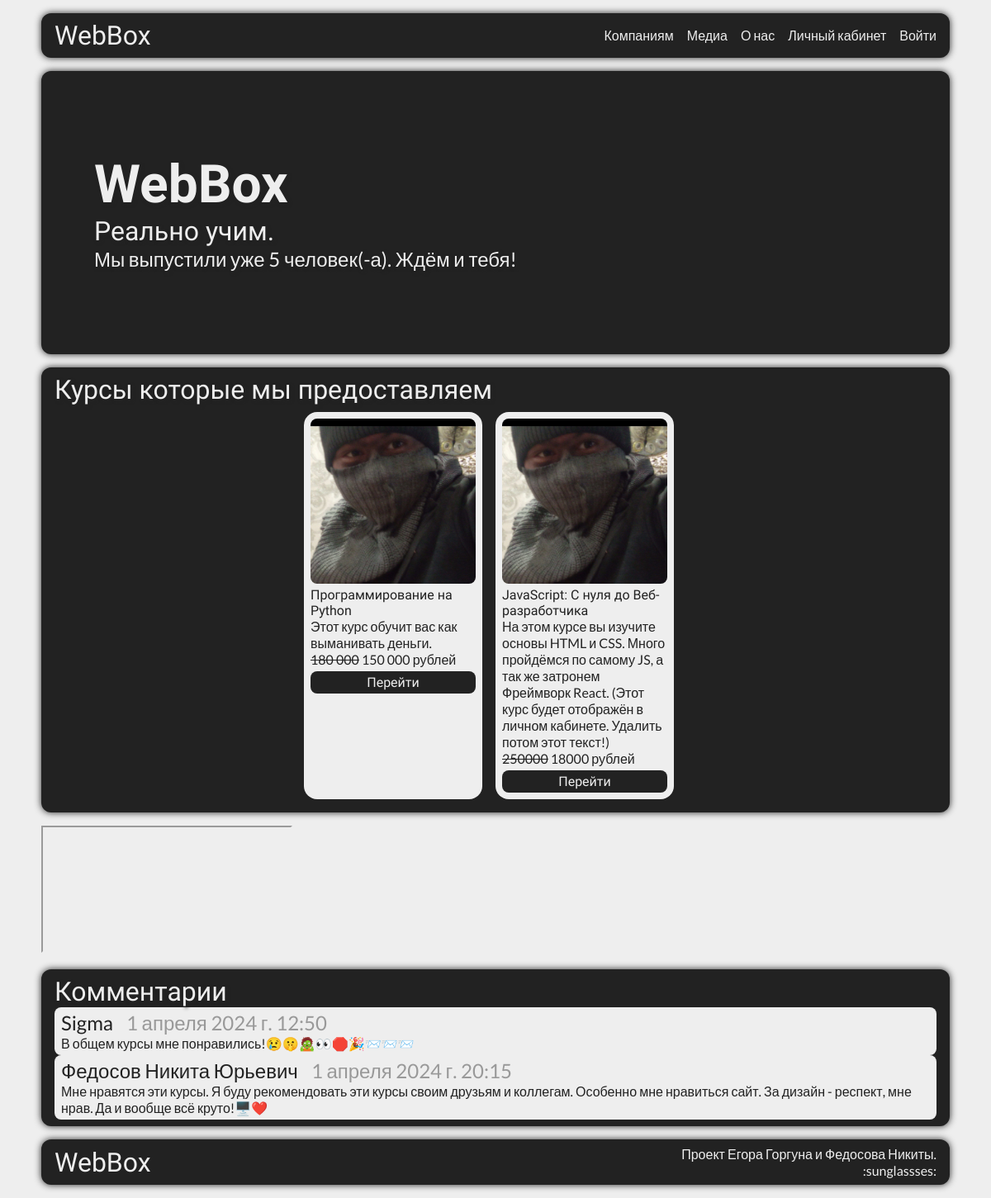
The page / on the database its author committed.
### main/models.py (models this page shows, shortened)
class Course(models.Model):
    title = models.CharField(max_length=255, verbose_name="Название курса")
    description = models.TextField(verbose_name="Описание курса")
    created_at = models.DateTimeField(auto_now_add=True, verbose_name="Дата создания курса")
    updated_at = models.DateTimeField(auto_now=True, verbose_name="Дата обновления курса")
    picture_preview = models.CharField(max_length=255, help_text='Эта картинка отображается на главной странице в карточкке курса. Значение - путь к картинке на сервере от папки static', default="webbox/img/placeholders/my_friend.jpg", verbose_name="Картинка курса (маленькая)")
    picture = models.CharField(max_length=255, help_text='Большая картинка. Значение - путь к картинке на сервере от папки static', default="webbox/img/placeholders/my_friend.jpg", verbose_name="Картинка курса (средняя)")
    is_published  = models.BooleanField(default=True, verbose_name="Публикация курса")
    short_name = models.CharField(max_length=20, default="none", verbose_name="Сокращенное название курса")
    price=models.CharField(max_length=255, default="none рублей", verbose_name="Цена курса с указанием единиц", help_text="Можно использовать html")
    clear_price=models.BigIntegerField(default=0, verbose_name="Цена (только число)")
    long_description = models.TextField(default="nn", help_text="Полное описание курса. Отображается на странице курса", verbose_name="Описание курса")
    themes = models.ManyToManyField(Theme, verbose_name="Темы курса")
    class Meta:
        verbose_name = 'Курс'
        verbose_name_plural = 'Курсы'

### account/models.py (models this page shows, shortened)
class Comment(models.Model):
    name = models.CharField(max_length=80, verbose_name='Имя')
    email = models.EmailField(verbose_name='Электронная почта')
    body = models.TextField(default='Текст комментария', unique=True, verbose_name='Текст комментария')
    created_on = models.DateTimeField(auto_now_add=True, verbose_name='Дата создания комментария')
    active = models.BooleanField(default=False, verbose_name='Публикация комментария')
    class Meta:
        ordering = ['created_on']
        verbose_name = 'коментарий'
        verbose_name_plural = 'коментарии'

### webbox/views.py (the view)
# urls.py: path('', views.indexView, name='index'),
def indexView(request):
    comments = Comment.objects.all()
    if request.method == 'POST':
        error={}
        form = Filter(request.POST)
        if form.is_valid():
            cd = form.cleaned_data
            if not cd['price_from']: cd['price_from'] = 0
            if not cd['price_to']: cd['price_to'] = 1000000000000000000000000000000000
            else: cd['price_to']=cd['price_to']+1
            courses_list = Course.objects.all().filter(title__icontains=cd['field_search'], clear_price__gt=cd['price_from'], clear_price__lt=cd['price_to'] )
            if not courses_list:
                courses_list = Course.objects.all().filter(description__icontains=cd['field_search'], clear_price__gt=cd['price_from'], clear_price__lt=cd['price_to'] )
                if not courses_list: courses_list = Course.objects.all().filter(price__icontains=cd['field_search'], clear_price__gt=cd['price_from'], clear_price__lt=cd['price_to'] )
    else:
        form = Filter()
        courses_list = Course.objects.all()
    len_users = len(UserCourses.objects.all())
    return render(request, 'webbox/index.html', {'courses_list':courses_list, 'comments': comments, 'form': form, 'len_users': len_users})

### main/templates/webbox/index.html (shortened to what this page needs)
{% load static %}
<!DOCTYPE html>
<html lang="en">
<head>
    <link rel="stylesheet" href="static/webbox/css/index.css">
</head>
<body>
    <div class="wrapper">
        <header class="header">
            <div class="header__logo">
                <p>WebBox</p>
            </div>
            <div class="header__nav">
                <nav>
                    <ul>
                        <li><a href="">Компаниям</a></li>
                        <li><a href="">Медиа</a></li>
                        <li><a href="#about">О нас</a></li>
                        <li><a href='/u'>Личный кабинет</a></li>
                        {% if user.is_authenticated %}
                            <li><a href='/u'>Личный кабинет</a></li>
                            <li><a href='/a/u'>Выйти</a></li>
                        {% else %}
                        <li><a href='/a'>Войти</a></li>
                        {% endif %}
                    </ul>
                </nav>
            </div>
        </header>
        <main>
            <section class="hero">
                <h1>WebBox</h1>
                <h2>Реально учим.</h2>
                <p>Мы выпустили уже {{len_users}} человек(-а). Ждём и тебя!</p>
            </section>
            <section class="courses">
                <h3>Курсы которые мы предоставляем</h3>
                <ul class="courses__list">
                    {% if courses_list %}
                        {% for cousre in courses_list %}
                            {% if cousre.is_published %}
                                <li class="courses__card">
                                    <img class="courses__card_img" src="{% static cousre.picture_preview %}" width="200" height="200"/>
                                    <div class="courses__card_text">
                                        <h4>{{cousre.title}}</h4>
                                        <p>{{cousre.description}}</p>
                                        <p>{{cousre.price | safe }}</p>
                                        <a href="/c/{{cousre.short_name}}">Перейти</a>
                                    </div>
                                </li>
                                {% endif%}
                            {% endfor %}
                        {% else %}
                            <p>Курсов удолетворяющим условиям поиска не найдено! :(</p>
                        {% endif %}
                </ul>
            </section>
            <section>
                <div class="wrapper"><iframe src='/a/comment' id="commentForm"></iframe></div>
            </section>
            <section class="comments">
                <h3>Комментарии</h3>
                {% for comment in comments %}
                    {%if comment.active%}
                        <div class="comments__comment">
                            <div class="comments__comment_info">
                                <p>{{ comment.name }}</p>
                                <p>{{ comment.created_on }}</p>
                            </div>
                            <p>{{ comment.body | linebreaks }}</p>
                        </div>
                    {% endif %}
                {% endfor %}
            </section>
        </main>
        <footer class="footer">
            <h5>WebBox</h5>
            <p>Проект Егора Горгуна и Федосова Никиты.<br>:sunglassses:</p>
        </footer>
    </div>
</body>
</html>

### main/static/webbox/css/index.css (style rules this page uses)
:root { --background-color: #eee; --accent: #999; --black: #222; --accent-color: green; }
* { margin: 0; padding: 0; }
body { background-color: var(--background-color); }
a { text-decoration: none; }
.wrapper { max-width: 1100px; margin: 0 auto; }
.header { display: flex; justify-content: space-between; align-items: center; background-color: var(--black); box-shadow: 0px 0px 8px var(--black); margin: 16px 0; padding: 8px 16px; border-radius: 12px; }
.header__logo p { color: var(--background-color); font-family: 'Dela Gothic One', sans-serif; font-size: 32px; }
.header__nav ul { display: flex; gap: 16px; list-style: none; }
.header__nav a { color: var(--background-color); font-family: 'Lato', sans-serif; font-size: 16px; transition: color 100ms; }
.hero { display: flex; flex-direction: column; justify-content: center; background-color: var(--black); background-size: 100% auto; box-shadow: 0px 0px 8px var(--black); margin: 16px 0; padding: 100px 64px; border-radius: 12px; }
.hero h1 { color: var(--background-color); font-family: 'Dela Gothic One', sans-serif; text-shadow: var(--black) 2px 2px 4px; font-size: 64px; }
.hero h2 { color: var(--background-color); font-family: 'Dela Gothic One', sans-serif; text-shadow: var(--black) 2px 2px 4px; font-size: 32px; font-weight: 100; }
.hero p { color: var(--background-color); font-family: 'Lato', sans-serif; text-shadow: var(--black) 2px 2px 4px; font-size: 24px; }
.courses { background-color: var(--black); background-size: 100% auto; box-shadow: 0px 0px 8px var(--black); margin: 16px 0; padding: 8px 16px; border-radius: 12px; }
.courses h3 { color: var(--background-color); font-family: 'Dela Gothic One', sans-serif; text-shadow: var(--black) 2px 2px 4px; font-size: 32px; font-weight: 100; }
.courses__list { display: flex; list-style: none; width: 100%; justify-content: center; flex-wrap: wrap; }
.courses__card { background-color: var(--background-color); border-radius: 16px; margin: 8px 0; width: 200px; padding: 8px; margin-right: 16px; }
.courses__card a { display: block; text-align: center; color: var(--background-color); font-family: 'Dela Gothic One', sans-serif; font-size: 16px; font-weight: 100; background-color: var(--black); padding: 4px 8px; margin-top: 4px; border-radius: 8px; }
.courses__card h4 { color: var(--black); font-family: 'Dela Gothic One', sans-serif; font-size: 16px; font-weight: 100; }
.courses__card p { color: var(--black); font-family: 'Lato', sans-serif; font-size: 16px; }
.courses__card_img { border-radius: 8px; }
.comments { background-color: var(--black); background-size: 100% auto; box-shadow: 0px 0px 8px var(--black); margin: 16px 0; padding: 8px 16px; border-radius: 12px; }
.comments h3 { color: var(--background-color); font-weight: 100; font-family: 'Dela Gothic One', sans-serif; text-shadow: var(--black) 2px 2px 4px; font-weight: 100; font-size: 32px; }
.comments__comment { display: block; background-color: var(--background-color); border-radius: 8px; padding: 4px 8px; }
.comments__comment_info { display: flex; }
.comments__comment_info p:first-child { color: var(--black); font-family: 'Lato', sans-serif; font-size: 24px; margin-right: 16px; }
.comments__comment_info p:last-child { color: var(--accent); font-family: 'Lato', sans-serif; font-size: 24px; }
.comments__comment > p { color: var(--black); font-family: 'Lato', sans-serif; font-size: 16px; }
.footer { display: flex; justify-content: space-between; align-items: center; background-color: var(--black); background-size: 100% auto; box-shadow: 0px 0px 8px var(--black); margin: 16px 0; padding: 8px 16px; border-radius: 12px; }
.footer h5 { color: var(--background-color); font-weight: 100; font-family: 'Dela Gothic One', sans-serif; font-size: 32px; }
.footer p { color: var(--background-color); font-family: 'Lato', sans-serif; font-size: 16px; text-align: right; }

### rows shown on the page
Course: picture_preview (picture), title "Программирование на Python", description "Этот курс обучит вас как выманивать деньги.", price "180 000 150 000 рублей"
Course: picture_preview (picture), title "JavaScript: С нуля до Веб-разработчика", description "На этом курсе вы изучите основы HTML и CSS. Много пройдёмся по самому JS, а так же затронем Фреймворк React. (Этот курс будет отображён в личном кабинете. Удалить потом этот текст!)", price "250000 18000 рублей"
Comment: name "Sigma", created_on "1 апреля 2024 г. 12:50", body "В общем курсы мне понравились!😢🤫🧟👀🛑🎉📨📨📨"
Comment: name "Федосов Никита Юрьевич", created_on "1 апреля 2024 г. 20:15", body "Мне нравятся эти курсы. Я буду рекомендовать эти курсы своим друзьям и коллегам. Особенно мне нравиться сайт. За дизайн - респект, мне нрав. Да и вообще всё круто!🖥️❤️"

### other values the page prints
{{ len_users }} "5"
